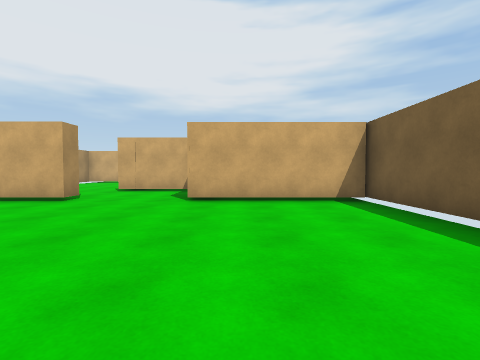
view 1 (above)

19 first-person views from a walk through a 3-D level made in the Unity game engine. The camera is 1.2 m above the floor, tilts 2° down and sees 85° across. The floor is counted in squares, 2 m on a side. Each view is taken from the middle of a square. On the plan, view 1 faces up. The plan holds only what a view shows up to about 9 squares ahead; the rest is blank. The player character is not drawn.

view 2
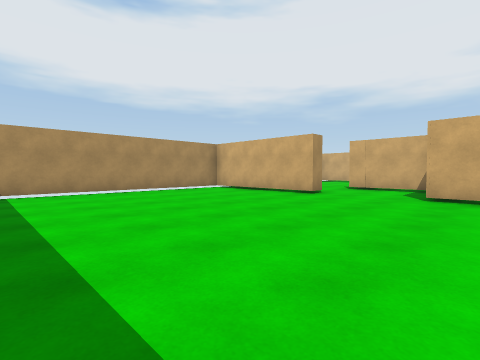

view 3
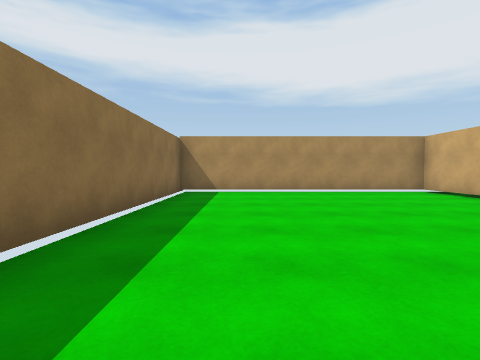

view 4
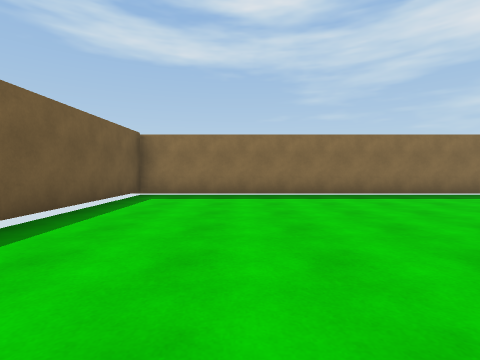

view 5
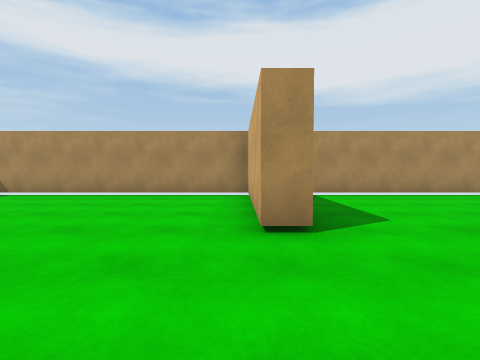

view 6
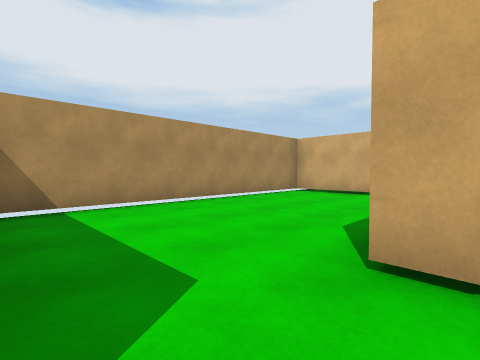

view 7
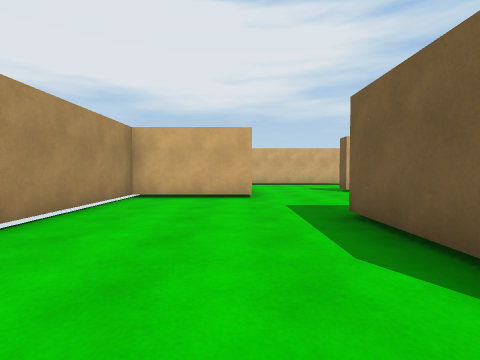

view 8
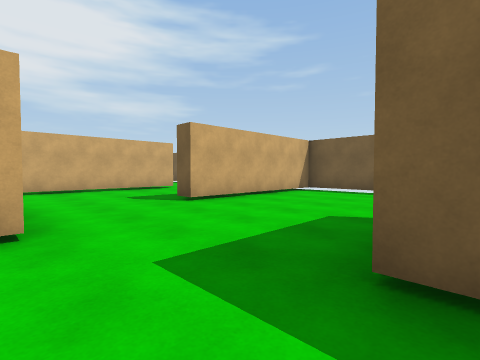

view 9
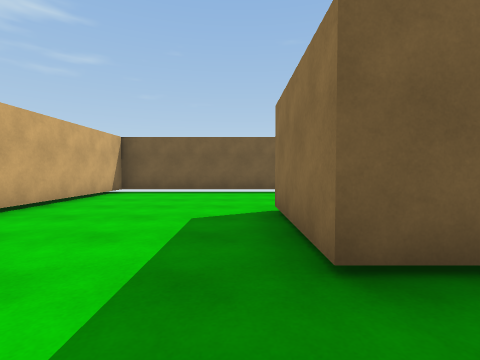

view 10
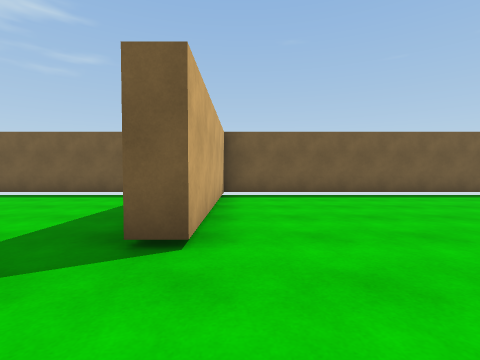

view 11
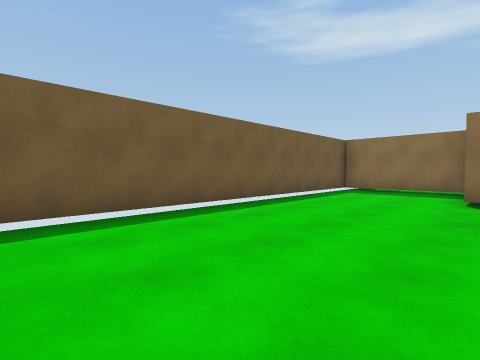

view 12
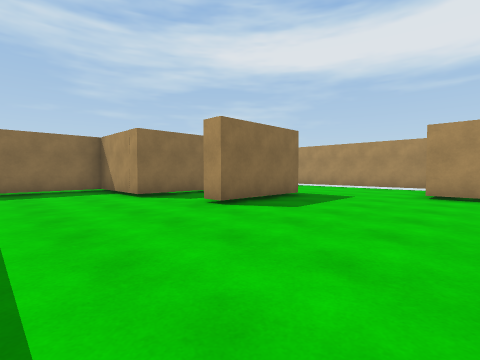

view 13
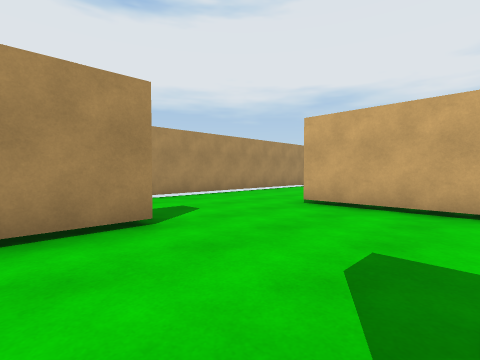

view 14
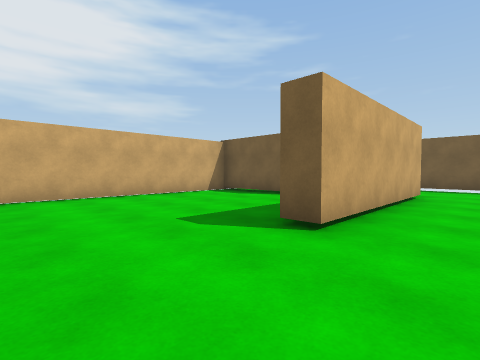

view 15
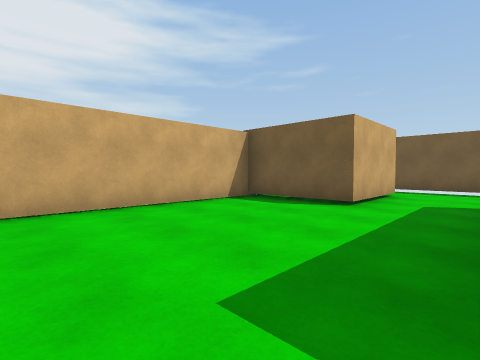

view 16
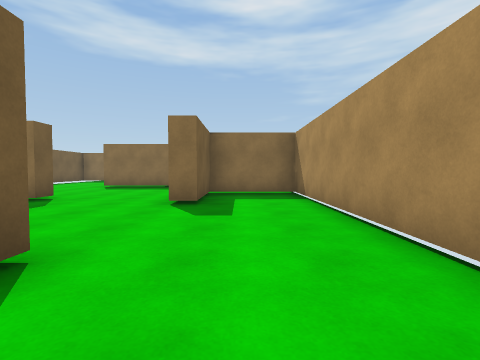

view 17
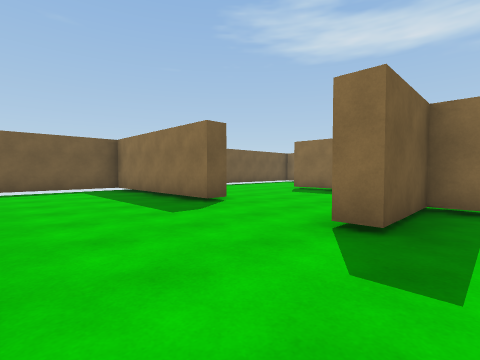

view 18
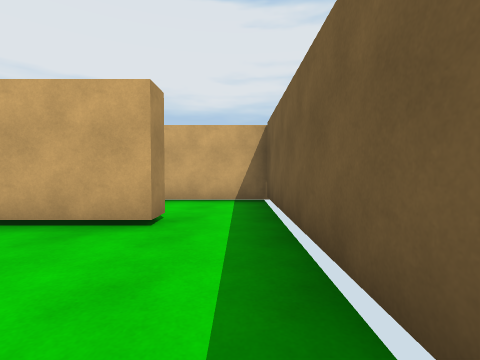

view 19
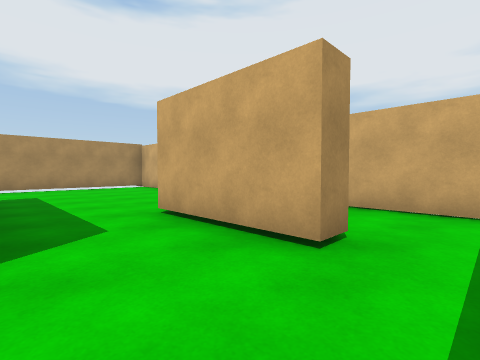

### Floor plan
Key: @ floor where view 1 was taken; # wall or solid block; . floor.
Columns run from 8 left of view 1 to 3 right of it. Each row starts with its distance up from view 1.
 24  ###########
 23  ......#...#
 22 #......#...#
 21 #......###.#
 20 #..........#
 19 #...####...#
 18 #..........#
 17 #..........#
 16 #..........#
 15 #..#..######
 14 #..#.......#
 13 ####.......#
 12 #..........#
 11 #..........#
 10 #....##....#
  9 #....#.....#
  8 #....###...#
  7 #......#...#
  6 #####..#####
  5 #..........#
  4 #..........#
  3 #..........#
  2 #..........#
  1 #..........#
  0 #.......@..#
 -1 #..........#
 -2 ############

Positions as (right, up) in squares from view 1, and headings:
1: (0, 0), facing up
2: (0, -1), facing up-left
3: (0, 0), facing left
4: (0, 5), facing down
5: (-1, 5), facing left
6: (-3, 6), facing up-left
7: (-5, 7), facing up
8: (-5, 10), facing up-right
9: (-5, 11), facing right
10: (-4, 14), facing right
11: (-1, 14), facing down-right
12: (2, 14), facing down-left
13: (-2, 14), facing up-left
14: (-7, 17), facing up-right
15: (-6, 19), facing up-right
16: (-6, 20), facing down
17: (-6, 18), facing down-right
18: (2, 18), facing up
19: (2, 19), facing up-left
